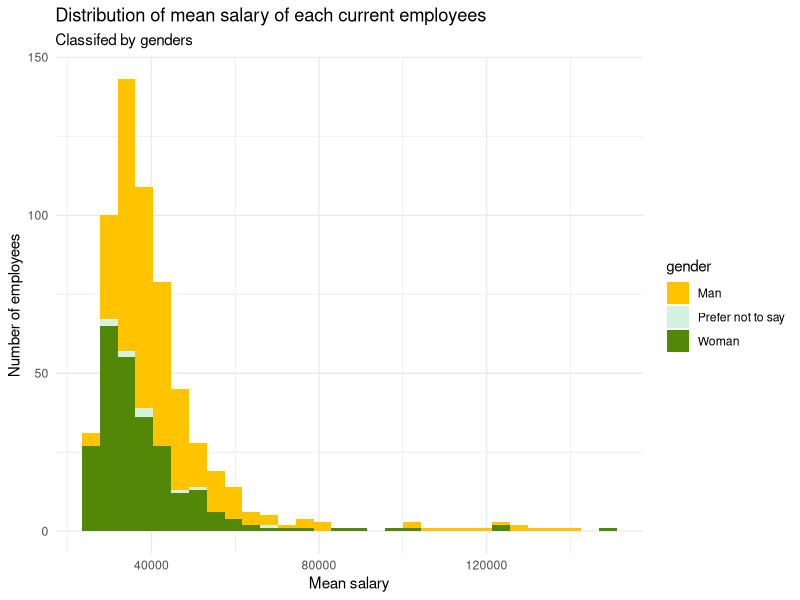
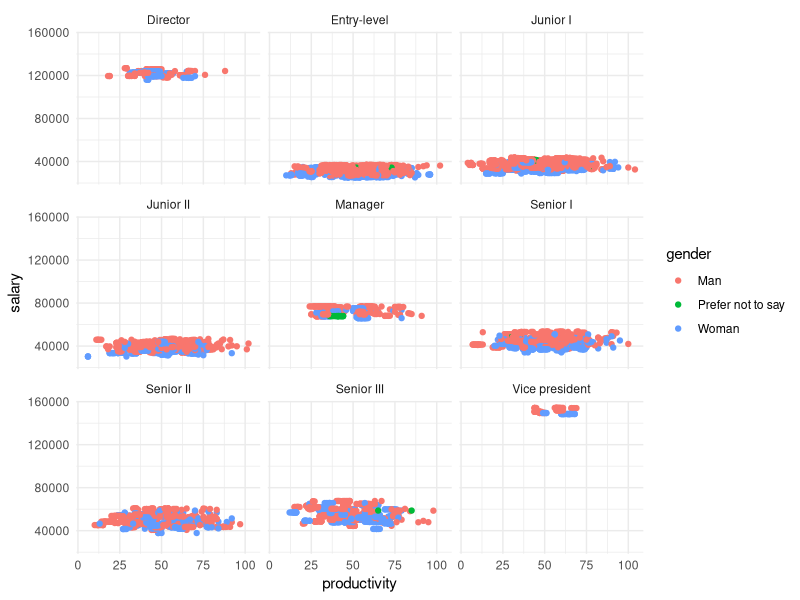
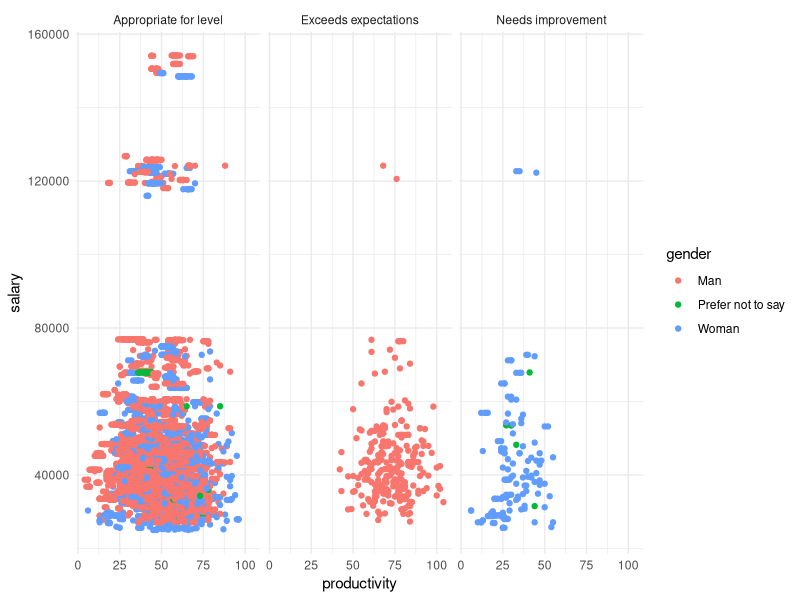
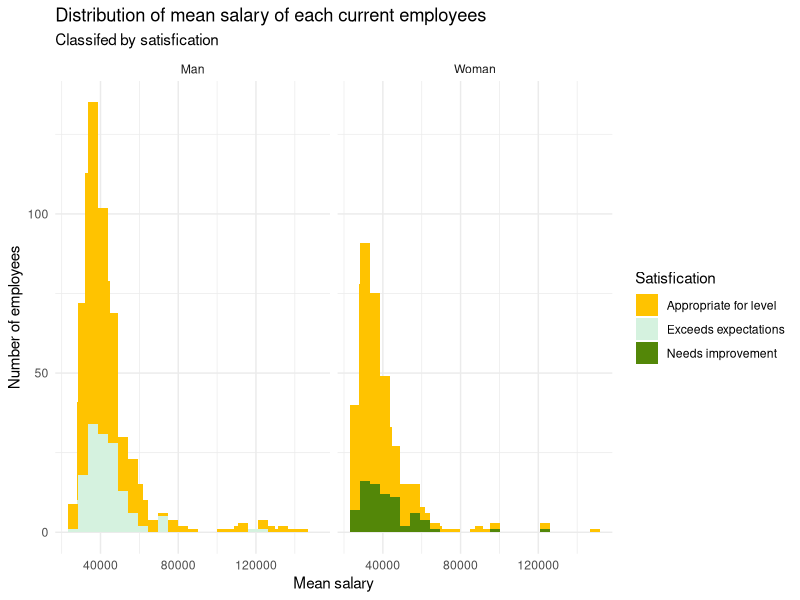

These charts were generated, in order, by the following R code:
## ---- chunk 1
knitr::opts_chunk$set(echo = TRUE, warning = FALSE, message = FALSE)
library(tidyverse)
library(lme4)
## ---- chunk 2
# read in the datasets
curr_employee <- read_csv("data/black-saber-current-employees.csv")
## ---- chunk 3
# salary distribution filled by gender
curr_1 <- curr_employee %>% 
  mutate(salary = str_replace(salary, "\\$", "")) %>% 
  mutate(salary = as.integer(str_replace(salary, ",", ""))) 
curr_1%>% 
  group_by(employee_id, gender) %>% 
  summarize(mean_wage = mean(salary)) %>% 
  ggplot(aes(x = mean_wage, fill = gender)) +
  geom_histogram() +
  theme_minimal() +
  labs(x="Mean salary", y="Number of employees", title="Distribution of mean salary of each current employees",subtitle="Classifed by genders") +
  scale_fill_manual(values = c("#FFC300", "#D5F2DF", "#538708"))

# summary statistics for different gender groups
summary(curr_1[curr_1$gender == "Man",])
summary(curr_1[curr_1$gender == "Woman",])
summary(curr_1[curr_1$gender == "Prefer not to say",])
## ---- chunk 4
# productivity vs. salary by role_seniority
curr_1 %>% 
  ggplot(aes(x = productivity, y = salary, color = gender)) +
  geom_point() +
  theme_minimal() +
  facet_wrap(~role_seniority)

# gender vs. leadership_for_level
table(curr_1$gender, curr_1$leadership_for_level)

curr_1 %>% 
  ggplot(aes(x = productivity, y = salary, color = gender)) +
  geom_point() +
  theme_minimal() +
  facet_wrap(~leadership_for_level)
## ---- chunk 5
# man vs woman employees current level satistication
curr_1%>% 
  group_by(employee_id, gender, leadership_for_level) %>% 
  summarize(mean_wage = mean(salary)) %>% 
  filter(gender != "Prefer not to say") %>%
  ggplot(aes(x = mean_wage, fill=leadership_for_level)) +
  facet_wrap(~gender) +
  geom_histogram() +
  theme_minimal() +
  #coord_flip() +
  stat_bin(bins=25) +
  labs(x="Mean salary", y="Number of employees", title="Distribution of mean salary of each current employees",subtitle="Classifed by satisfication", fill = "Satisfication") +
  scale_fill_manual(values = c("#FFC300", "#D5F2DF", "#538708"))
## ---- chunk 6
# model without productivity
mod_noprod <- lmer(salary ~ leadership_for_level + (1|employee_id), data = curr_1)
# model with productivity
mod_nogender <- lmer(salary ~ productivity + leadership_for_level + (1|employee_id), data = curr_1)
lmtest::lrtest(mod_noprod, mod_nogender)

# model with gender
salary_mod <- lmer(salary ~ productivity + leadership_for_level + gender + (1|employee_id), data = curr_1)
lmtest::lrtest(mod_nogender, salary_mod)

# model with an additional predictor: role_seniority
mod_senior <- lmer(salary ~ productivity + leadership_for_level + gender + role_seniority 
                    + (1|employee_id), data = curr_1)
lmtest::lrtest(salary_mod, mod_senior)

summary(salary_mod)
fixef(salary_mod)
